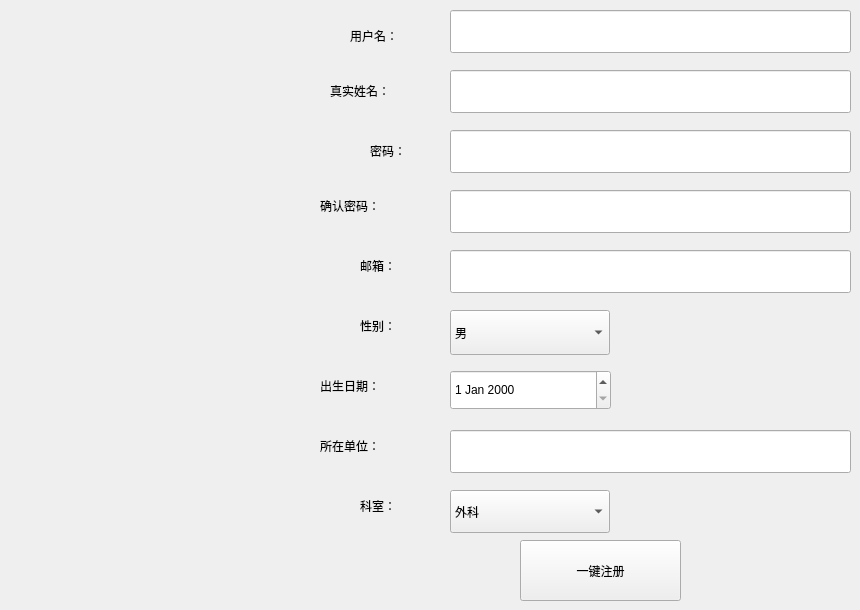
     <widget class="QWidget" name="tab_7">
      <attribute name="title">
       <string>Tab 2</string>
      </attribute>
      <widget class="QLabel" name="label_47">
       <property name="geometry">
        <rect>
         <x>350</x>
         <y>20</y>
         <width>91</width>
         <height>31</height>
        </rect>
       </property>
       <property name="styleSheet">
        <string notr="true">font: 13pt &quot;黑体&quot;;</string>
       </property>
       <property name="text">
        <string>用户名：</string>
       </property>
      </widget>
      <widget class="QLineEdit" name="expert_regit_username">
       <property name="geometry">
        <rect>
         <x>450</x>
         <y>10</y>
         <width>401</width>
         <height>43</height>
        </rect>
       </property>
       <property name="styleSheet">
        <string notr="true">font: 11pt &quot;黑体&quot;;</string>
       </property>
      </widget>
      <widget class="QLabel" name="label_48">
       <property name="geometry">
        <rect>
         <x>330</x>
         <y>70</y>
         <width>101</width>
         <height>41</height>
        </rect>
       </property>
       <property name="styleSheet">
        <string notr="true">font: 13pt &quot;黑体&quot;;</string>
       </property>
       <property name="text">
        <string>真实姓名：</string>
       </property>
      </widget>
      <widget class="QLineEdit" name="expert_regit_name">
       <property name="geometry">
        <rect>
         <x>450</x>
         <y>70</y>
         <width>401</width>
         <height>43</height>
        </rect>
       </property>
       <property name="styleSheet">
        <string notr="true">font: 11pt &quot;黑体&quot;;</string>
       </property>
      </widget>
      <widget class="QLabel" name="label_49">
       <property name="geometry">
        <rect>
         <x>370</x>
         <y>130</y>
         <width>61</width>
         <height>41</height>
        </rect>
       </property>
       <property name="styleSheet">
        <string notr="true">font: 13pt &quot;黑体&quot;;</string>
       </property>
       <property name="text">
        <string>密码：</string>
       </property>
      </widget>
      <widget class="QLineEdit" name="expert_regit_password">
       <property name="geometry">
        <rect>
         <x>450</x>
         <y>130</y>
         <width>401</width>
         <height>43</height>
        </rect>
       </property>
       <property name="styleSheet">
        <string notr="true">font: 9pt &quot;黑体&quot;;</string>
       </property>
       <property name="echoMode">
        <enum>QLineEdit::Password</enum>
       </property>
      </widget>
      <widget class="QLineEdit" name="expert_regit_passwordag">
       <property name="geometry">
        <rect>
         <x>450</x>
         <y>190</y>
         <width>401</width>
         <height>43</height>
        </rect>
       </property>
       <property name="styleSheet">
        <string notr="true">font: 9pt &quot;黑体&quot;;</string>
       </property>
       <property name="echoMode">
        <enum>QLineEdit::Password</enum>
       </property>
      </widget>
      <widget class="QLabel" name="label_51">
       <property name="geometry">
        <rect>
         <x>320</x>
         <y>180</y>
         <width>101</width>
         <height>51</height>
        </rect>
       </property>
       <property name="styleSheet">
        <string notr="true">font: 13pt &quot;黑体&quot;;</string>
       </property>
       <property name="text">
        <string>确认密码：</string>
       </property>
      </widget>
      <widget class="QLineEdit" name="expert_regit_email">
       <property name="geometry">
        <rect>
         <x>450</x>
         <y>250</y>
         <width>401</width>
         <height>43</height>
        </rect>
       </property>
       <property name="styleSheet">
        <string notr="true">font: 11pt &quot;黑体&quot;;</string>
       </property>
      </widget>
      <widget class="QLabel" name="label_52">
       <property name="geometry">
        <rect>
         <x>360</x>
         <y>240</y>
         <width>71</width>
         <height>51</height>
        </rect>
       </property>
       <property name="styleSheet">
        <string notr="true">font: 13pt &quot;黑体&quot;;</string>
       </property>
       <property name="text">
        <string>邮箱：</string>
       </property>
      </widget>
      <widget class="QComboBox" name="expert_regit_sex">
       <property name="geometry">
        <rect>
         <x>450</x>
         <y>310</y>
         <width>160</width>
         <height>45</height>
        </rect>
       </property>
       <property name="styleSheet">
        <string notr="true">font: 11pt &quot;黑体&quot;;</string>
       </property>
       <item>
        <property name="text">
         <string>男</string>
        </property>
       </item>
       <item>
        <property name="text">
         <string>女</string>
        </property>
       </item>
      </widget>
      <widget class="QLabel" name="label_53">
       <property name="geometry">
        <rect>
         <x>320</x>
         <y>370</y>
         <width>111</width>
         <height>31</height>
        </rect>
       </property>
       <property name="styleSheet">
        <string notr="true">font: 13pt &quot;黑体&quot;;</string>
       </property>
       <property name="text">
        <string>出生日期：</string>
       </property>
      </widget>
      <widget class="QDateEdit" name="expert_regit_birthdate">
       <property name="geometry">
        <rect>
         <x>450</x>
         <y>370</y>
         <width>161</width>
         <height>40</height>
        </rect>
       </property>
       <property name="styleSheet">
        <string notr="true">font: 11pt &quot;黑体&quot;;</string>
       </property>
      </widget>
      <widget class="QLabel" name="label_54">
       <property name="geometry">
        <rect>
         <x>360</x>
         <y>310</y>
         <width>61</width>
         <height>31</height>
        </rect>
       </property>
       <property name="styleSheet">
        <string notr="true">font: 13pt &quot;黑体&quot;;</string>
       </property>
       <property name="text">
        <string>性别：</string>
       </property>
      </widget>
      <widget class="QLabel" name="label_55">
       <property name="geometry">
        <rect>
         <x>320</x>
         <y>420</y>
         <width>111</width>
         <height>51</height>
        </rect>
       </property>
       <property name="styleSheet">
        <string notr="true">font: 13pt &quot;黑体&quot;;</string>
       </property>
       <property name="text">
        <string>所在单位：</string>
       </property>
      </widget>
      <widget class="QLineEdit" name="expert_regit_organization">
       <property name="geometry">
        <rect>
         <x>450</x>
         <y>430</y>
         <width>401</width>
         <height>43</height>
        </rect>
       </property>
       <property name="styleSheet">
        <string notr="true">font: 11pt &quot;黑体&quot;;</string>
       </property>
      </widget>
      <widget class="QLabel" name="label_56">
       <property name="geometry">
        <rect>
         <x>360</x>
         <y>480</y>
         <width>71</width>
         <height>51</height>
        </rect>
       </property>
       <property name="styleSheet">
        <string notr="true">font: 13pt &quot;黑体&quot;;</string>
       </property>
       <property name="text">
        <string>科室：</string>
       </property>
      </widget>
      <widget class="QPushButton" name="expert_regit_go">
       <property name="geometry">
        <rect>
         <x>520</x>
         <y>540</y>
         <width>161</width>
         <height>61</height>
        </rect>
       </property>
       <property name="styleSheet">
        <string notr="true">font: 13pt &quot;黑体&quot;;</string>
       </property>
       <property name="text">
        <string>一键注册</string>
       </property>
      </widget>
      <widget class="QComboBox" name="expert_regit_department">
       <property name="geometry">
        <rect>
         <x>450</x>
         <y>490</y>
         <width>160</width>
         <height>43</height>
        </rect>
       </property>
       <property name="styleSheet">
        <string notr="true">font: 11pt &quot;黑体&quot;;</string>
       </property>
       <item>
        <property name="text">
         <string>外科</string>
        </property>
       </item>
       <item>
        <property name="text">
         <string>内科</string>
        </property>
       </item>
       <item>
        <property name="text">
         <string>儿科</string>
        </property>
       </item>
       <item>
        <property name="text">
         <string>妇科</string>
        </property>
       </item>
       <item>
        <property name="text">
         <string>男科</string>
        </property>
       </item>
       <item>
        <property name="text">
         <string>肿瘤科</string>
        </property>
       </item>
      </widget>
     </widget>
